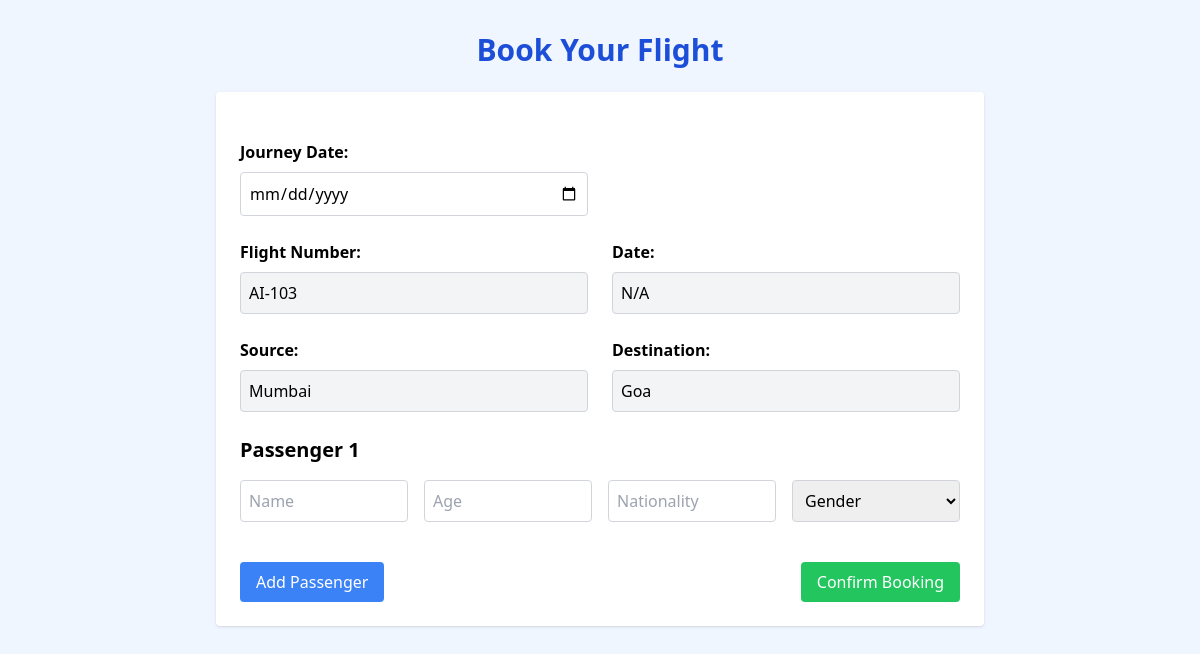
The app's page /book_ticket/3 (signed in) with its own data.
### tables this page shows
CREATE TABLE flights (
        id INTEGER PRIMARY KEY AUTOINCREMENT,
        flight_number TEXT NOT NULL,
        source TEXT NOT NULL,
        destination TEXT NOT NULL,
        departure_time TEXT,
        arrival_time TEXT,
        available_seats INTEGER,
        price REAL
    );

### frontend/app.py (the view, shortened to what this page needs)
@app.route('/book_ticket/<int:flight_id>', methods=['GET', 'POST'])
def booking(flight_id):
    if 'user_id' not in session:
        return redirect(url_for('login'))
    conn = connect_db()
    cursor = conn.cursor()
    cursor.execute("SELECT flight_number, source, destination, price FROM flights WHERE id=?", (flight_id,))
    flight = cursor.fetchone()
    if not flight:
        conn.close()
        return "Flight not found", 404
    flight_number = flight['flight_number']
    source = flight['source']
    destination = flight['destination']
    price = flight['price']
    conn.close()
    date = request.args.get('date', '')
    return render_template("booking.html",
                           flight_id=flight_id,
                           flight_number=flight_number,
                           date=date,
                           source=source,
                           destination=destination)

### frontend/app.py (called while the page is built)
def connect_db():
    conn = sqlite3.connect(DATABASE_URL)
    conn.row_factory = sqlite3.Row
    return conn

### frontend/templates/booking.html (shortened to what this page needs)
<!DOCTYPE html>
<html lang="en">
<head>
  <script src="https://cdn.tailwindcss.com"></script>
</head>
<body class="bg-blue-50 min-h-screen p-8">
  <h1 class="text-3xl font-bold mb-6 text-center text-blue-700">Book Your Flight</h1>
  <form action="{{ url_for('booking', flight_id=flight_id) }}" method="POST" class="max-w-3xl mx-auto bg-white p-6 rounded shadow space-y-6">
    <div class="grid grid-cols-1 md:grid-cols-2 gap-6">
      <div>
        <label class="block mb-2 font-semibold">Journey Date:</label>
        <input type="date" name="date" value="{{ date }}" class="w-full p-2 border border-gray-300 rounded" required>
      </div>
    </div>
    <div class="grid grid-cols-1 md:grid-cols-2 gap-6">
      <div>
        <label class="block mb-2 font-semibold">Flight Number:</label>
        <input type="text" name="flight_number" value="{{ flight_number }}" readonly class="w-full p-2 border border-gray-300 rounded bg-gray-100">
      </div>
      <div>
        <label class="block mb-2 font-semibold">Date:</label>
        <input type="text" value="{{ date.split('-')[2] + '-' + date.split('-')[1] + '-' + date.split('-')[0] if date else 'N/A' }}" class="w-full p-2 border border-gray-300 rounded bg-gray-100" readonly>
      </div>
    </div>
    <div class="grid grid-cols-1 md:grid-cols-2 gap-6">
      <div>
        <label class="block mb-2 font-semibold">Source:</label>
        <input type="text" name="source" value="{{ source }}" readonly class="w-full p-2 border border-gray-300 rounded bg-gray-100">
      </div>
      <div>
        <label class="block mb-2 font-semibold">Destination:</label>
        <input type="text" name="destination" value="{{ destination }}" readonly class="w-full p-2 border border-gray-300 rounded bg-gray-100">
      </div>
    </div>
    <div id="passenger-container">
      <h3 class="text-xl font-semibold mb-4">Passenger 1</h3>
      <div class="grid grid-cols-1 md:grid-cols-4 gap-4">
        <input type="text" name="name1" placeholder="Name" class="p-2 border border-gray-300 rounded" required>
        <input type="number" name="age1" placeholder="Age" class="p-2 border border-gray-300 rounded" required>
        <input type="text" name="nationality1" placeholder="Nationality" class="p-2 border border-gray-300 rounded" required>
        <select name="gender1" class="p-2 border border-gray-300 rounded" required>
          <option value="" disabled selected>Gender</option>
        </select>
      </div>
    </div>
    <div class="flex justify-between items-center pt-4">
      <button type="button" onclick="addPassenger()" class="bg-blue-500 hover:bg-blue-600 text-white px-4 py-2 rounded">Add Passenger</button>
      <button type="submit" class="bg-green-500 hover:bg-green-600 text-white px-4 py-2 rounded">Confirm Booking</button>
    </div>
  </form>
</body>
</html>

### records on screen
flights: flight_number "AI-103", source "Mumbai", destination "Goa"
